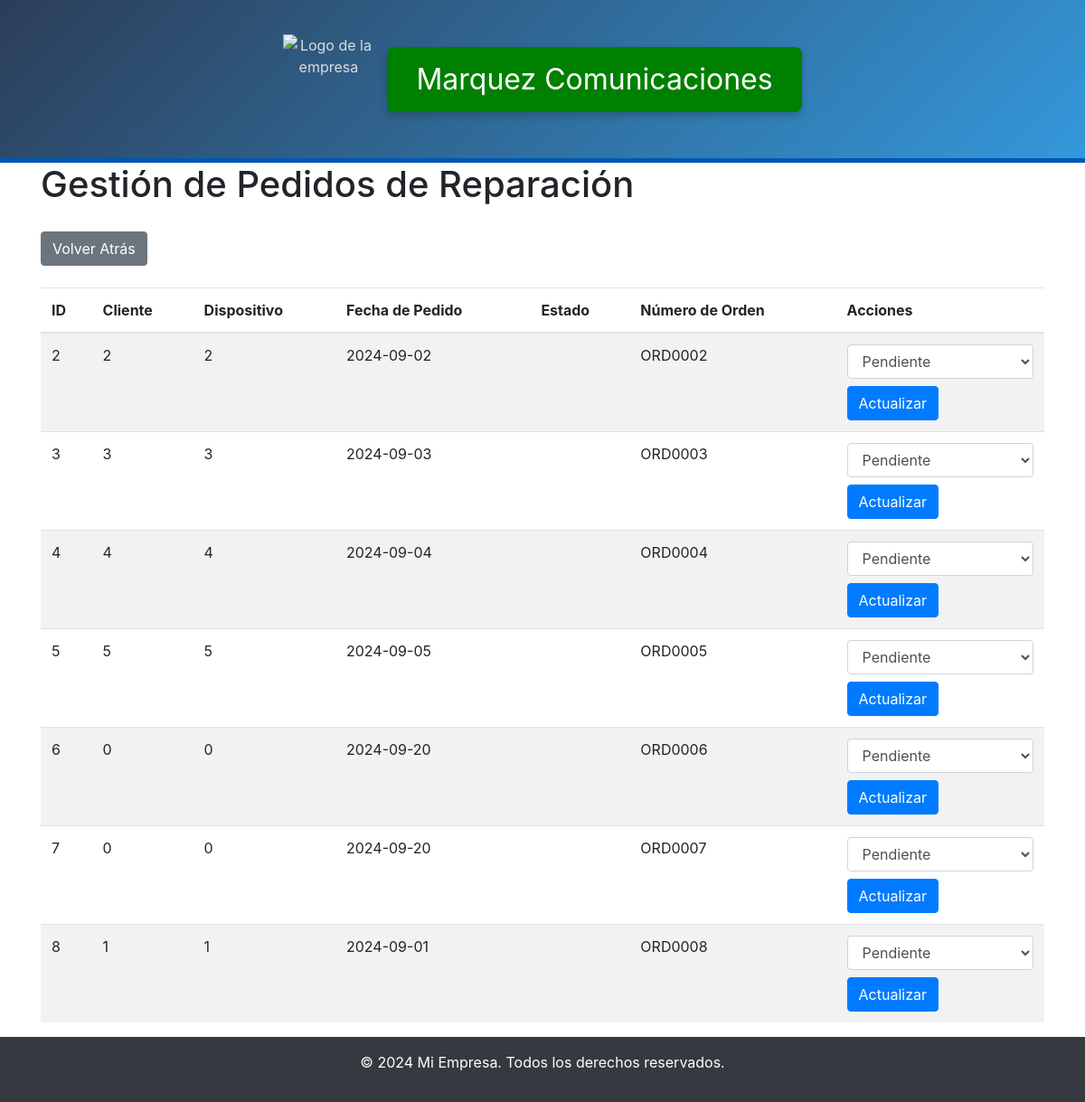
/administrativo/gestionar_tareas.php, run on the app's committed database.
### tables this page shows
CREATE TABLE `pedidos_de_reparacion` (
  `id_pedidos_de_reparacion` int(11) NOT NULL,
  `fecha_de_pedido` date NOT NULL,
  `estado_reparacion` varchar(50) NOT NULL,
  `numero_orden` varchar(7) NOT NULL,
  `observacion` varchar(45) NOT NULL,
  `id_dispositivos` int(11) NOT NULL,
  `id_tecnicos` int(11) NOT NULL,
  `id_clientes` int(11) NOT NULL
);

### administrativo/gestionar_tareas.php (the view, shortened to what this page needs)
<?php
require_once '../base_datos/db.php';
include('../includes/header.php');
$sql = "SELECT * FROM pedidos_de_reparacion ORDER BY id_pedidos_de_reparacion ASC";
$result = $conn->query($sql);
?>
<div class="container">
    <h1>Gestión de Pedidos de Reparación</h1>
    <button onclick="window.history.back();" class="btn btn-secondary">Volver Atrás</button>
    <?php if ($result->num_rows > 0): ?>
        <table class="table table-striped mt-4">
            <thead>
                <tr>
                    <th>ID</th>
                    <th>Cliente</th>
                    <th>Dispositivo</th>
                    <th>Fecha de Pedido</th>
                    <th>Estado</th>
                    <th>Número de Orden</th>
                    <th>Acciones</th>
                </tr>
            </thead>
            <tbody>
                <?php while ($row = $result->fetch_assoc()): ?>
                    <tr>
                        <td><?php echo htmlspecialchars($row['id_pedidos_de_reparacion']); ?></td>
                        <td><?php echo htmlspecialchars($row['id_clientes']); ?></td>
                        <td><?php echo htmlspecialchars($row['id_dispositivos']); ?></td>
                        <td><?php echo htmlspecialchars($row['fecha_de_pedido']); ?></td>
                        <td>
                        </td>
                        <td><?php echo htmlspecialchars($row['numero_orden']); ?></td>
                        <td>
                            <form method="POST" action="">
                                <select name="estado" class="form-control mb-2">
                                    <option value="Pendiente"<?php echo $row['estado'] == 'Pendiente' ? ' selected' : ''; ?>>Pendiente</option>
                                </select>
                                <input type="submit" name="actualizar_estado" value="Actualizar" class="btn btn-primary">
                            </form>
                        </td>
                    </tr>
                <?php endwhile; ?>
            </tbody>
        </table>
    <?php else: ?>
        <p>No hay pedidos registrados.</p>
    <?php endif; ?>
</div>
<?php include('../includes/footer.php'); ?>

### includes/header.php (shortened to what this page needs)
<!DOCTYPE html>
<html lang="es">
<head>
    <link rel="stylesheet" href="https://stackpath.bootstrapcdn.com/bootstrap/4.5.2/css/bootstrap.min.css">
    <link rel="stylesheet" href="https://cdnjs.cloudflare.com/ajax/libs/font-awesome/5.15.4/css/all.min.css">
</head>
<body>
    <div id="title-container" class="container-fluid">
        <img id="title-logo" src="../pdf/logo.png" alt="Logo de la empresa">
        <button id="title-button" onclick="window.location.reload(); return false;">
            Marquez Comunicaciones
        </button>
    </div>
</body>
</html>

### includes/footer.php
<footer class="bg-dark text-white text-center py-3">
    <p>&copy; 2024 Mi Empresa. Todos los derechos reservados.</p>
</footer>

### includes/header.php (style rules this page uses)
#title-container { text-align: center; margin: 0; display: flex; justify-content: center; align-items: center; height: 180px; background: linear-gradient(135deg, #2c3e58, #3498db); color: gainsboro; padding: 50px; border-bottom: 5px solid #0056b3; position: fixed; top: 0; left: 0; right: 0; z-index: 1000; }
body { padding-top: 180px; }
#title-button { font-size: 2rem; color: #fff; background-color: green; border: none; cursor: pointer; text-decoration: none; padding: 0.75rem 2rem; border-radius: 0.5rem; box-shadow: 0 4px 8px rgba(0, 0, 0, 0.2); transition: background-color 0.3s ease, box-shadow 0.3s ease; }
#title-logo { width: 100px; height: 100px; margin-right: 15px; }

### administrativo/gestionar_tareas.php (style rules this page uses)
.btn-secondary { margin-top: 20px; }

### data on the page
pedidos_de_reparacion: id_pedidos_de_reparacion "2", id_clientes "2", id_dispositivos "2", fecha_de_pedido "2024-09-02", numero_orden "ORD0002"
pedidos_de_reparacion: id_pedidos_de_reparacion "3", id_clientes "3", id_dispositivos "3", fecha_de_pedido "2024-09-03", numero_orden "ORD0003"
pedidos_de_reparacion: id_pedidos_de_reparacion "4", id_clientes "4", id_dispositivos "4", fecha_de_pedido "2024-09-04", numero_orden "ORD0004"
pedidos_de_reparacion: id_pedidos_de_reparacion "5", id_clientes "5", id_dispositivos "5", fecha_de_pedido "2024-09-05", numero_orden "ORD0005"
pedidos_de_reparacion: id_pedidos_de_reparacion "6", id_clientes "0", id_dispositivos "0", fecha_de_pedido "2024-09-20", numero_orden "ORD0006"
pedidos_de_reparacion: id_pedidos_de_reparacion "7", id_clientes "0", id_dispositivos "0", fecha_de_pedido "2024-09-20", numero_orden "ORD0007"
pedidos_de_reparacion: id_pedidos_de_reparacion "8", id_clientes "1", id_dispositivos "1", fecha_de_pedido "2024-09-01", numero_orden "ORD0008"
